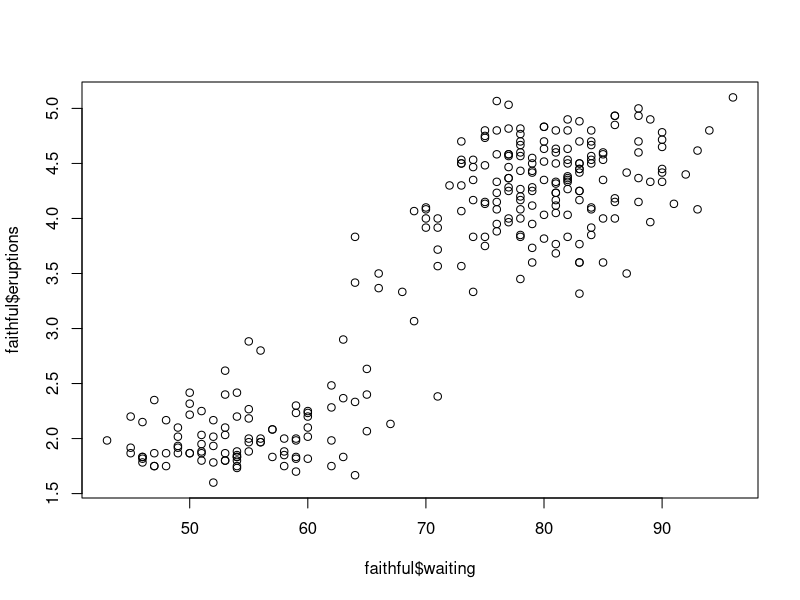
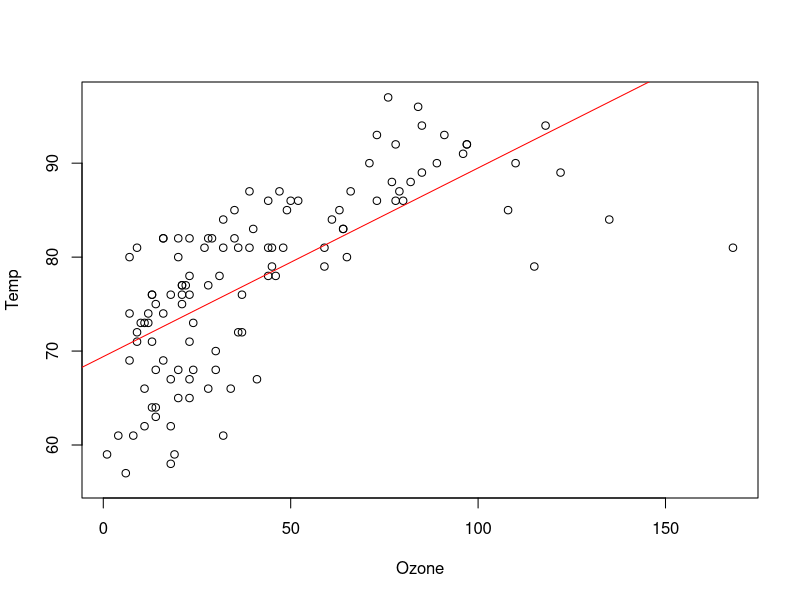
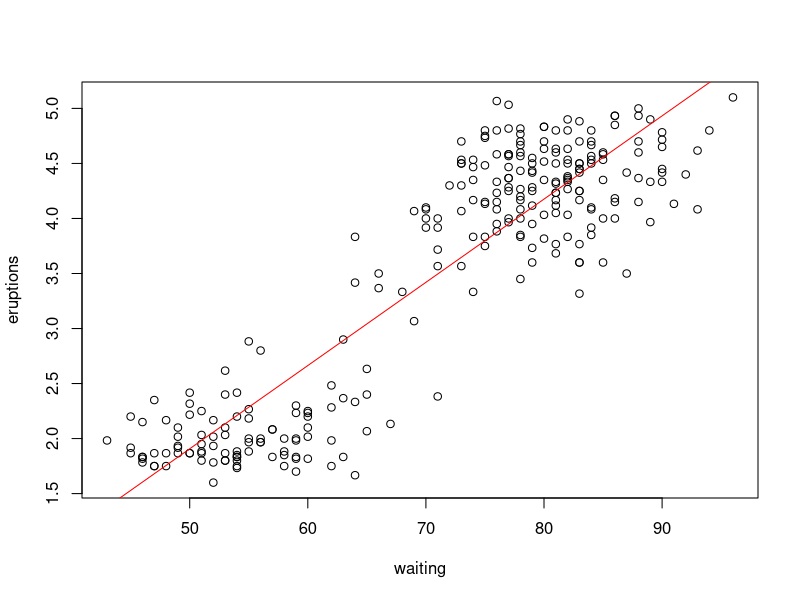

Generate these figures, in order, with R:
##Excercise 1
data("faithful")
head(faithful)
plot(faithful$waiting,faithful$eruptions)
cor(faithful$waiting,faithful$eruptions)
##there is a correlation between waiting time and eruption duration

##Excercise 2
data("airquality")
head(airquality)
mod1 = lm(Temp~Ozone, data=airquality)
summary(mod1)
plot(Temp~Ozone, data=airquality)
abline(lm(Temp~Ozone, data=airquality), col="red")
##Temperature and ozone are positively related
mod2=lm(eruptions~waiting, data=faithful)
summary(mod2)
plot(eruptions~waiting, data=faithful)
abline(lm(eruptions~waiting, data=faithful), col="red")
##yes, if you have to wait longer you are likely to see a larger eruption
##a lot of the variance in eruption length is explained by wait time

##Excercise 3
res1 = residuals(mod1)
RSS1 = sum(res1^2)
RSE1 = sqrt(RSS1/summary(mod1)$df)
MSE1 = RSS1/summary(mod1)$df
